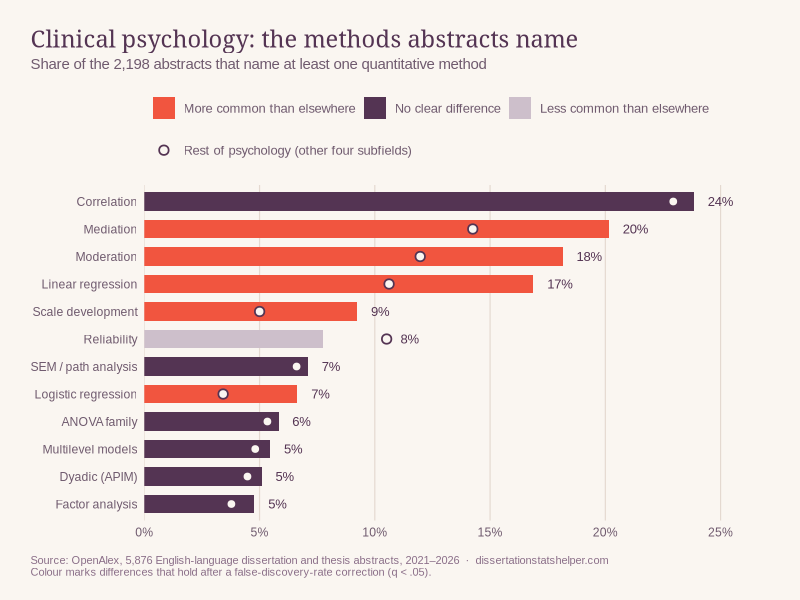
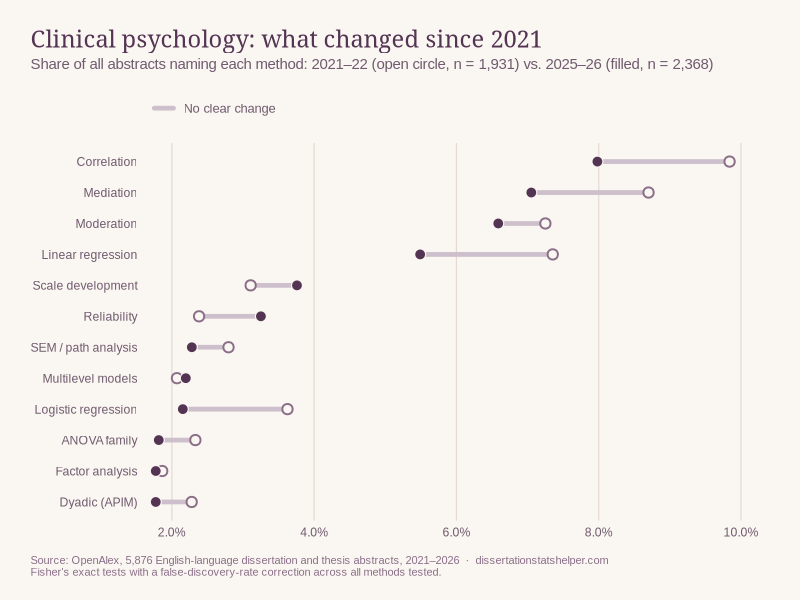
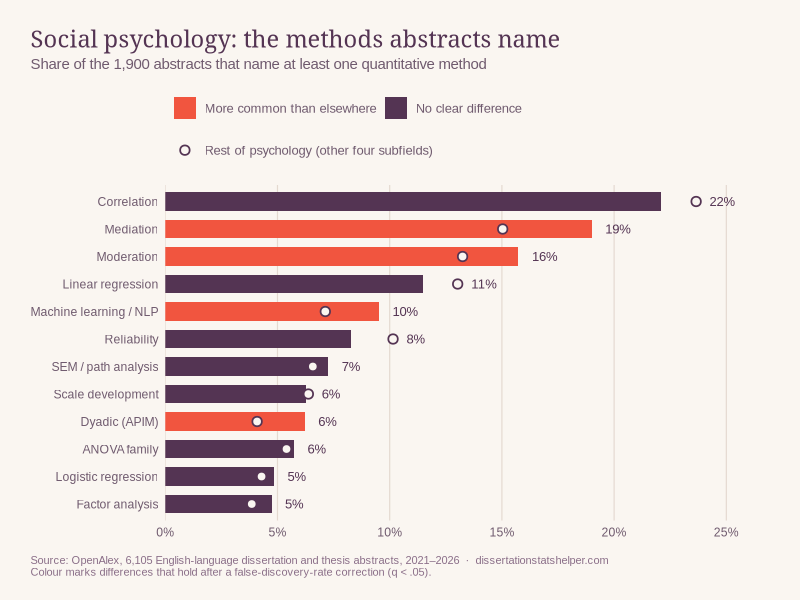
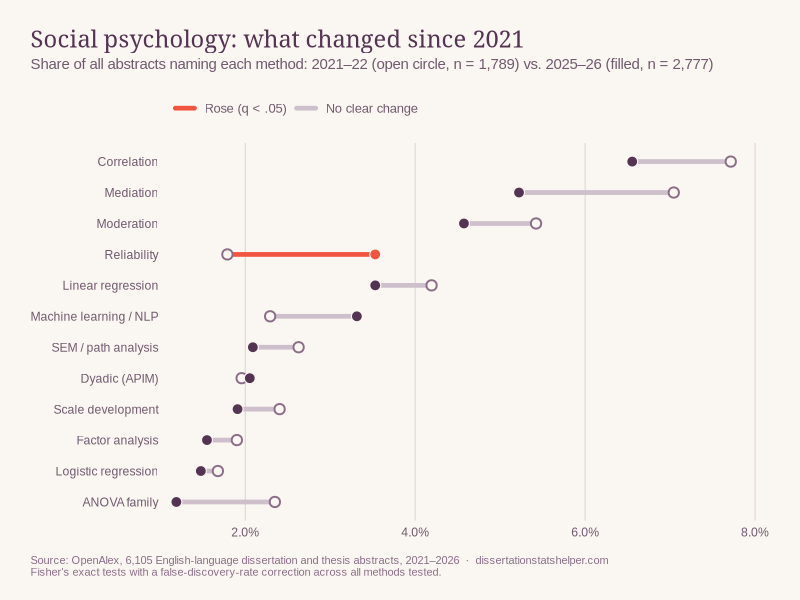
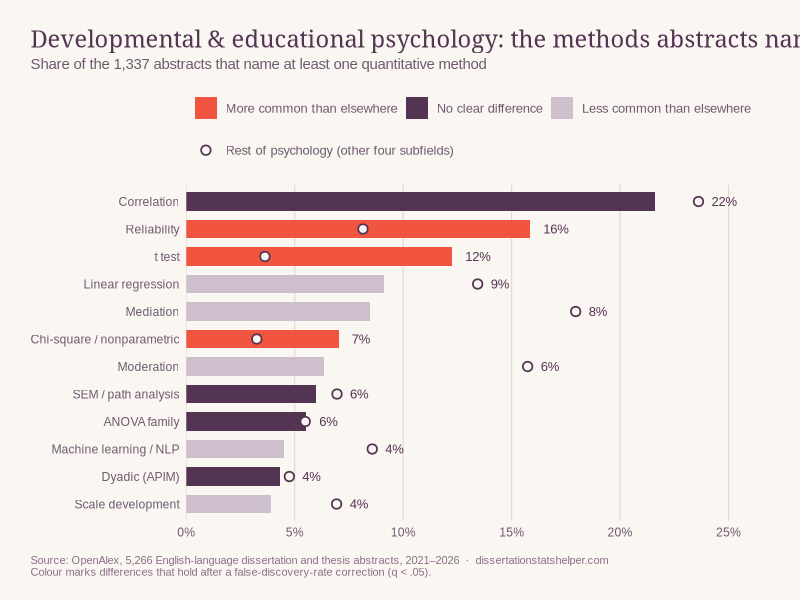
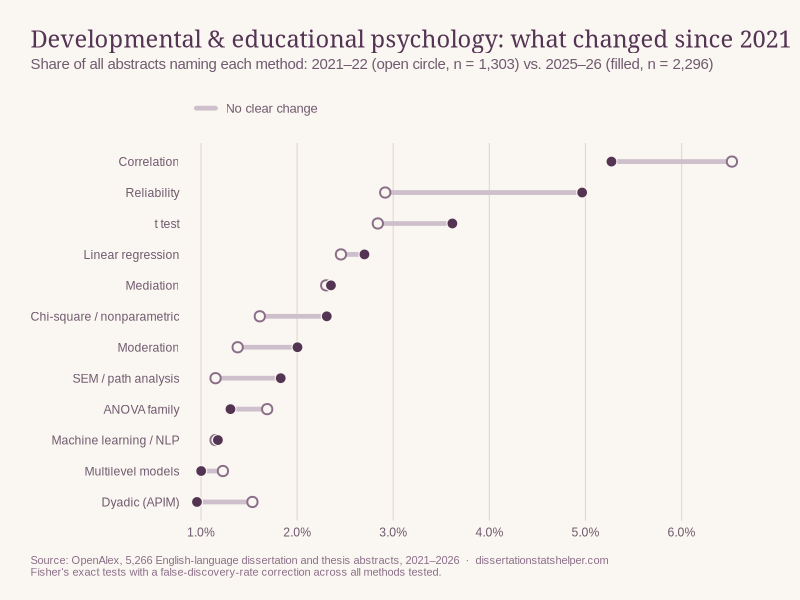
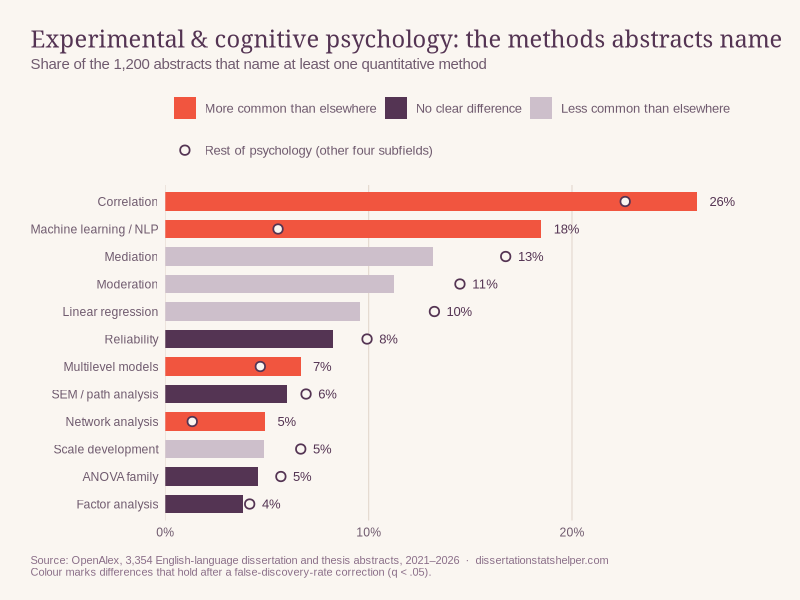
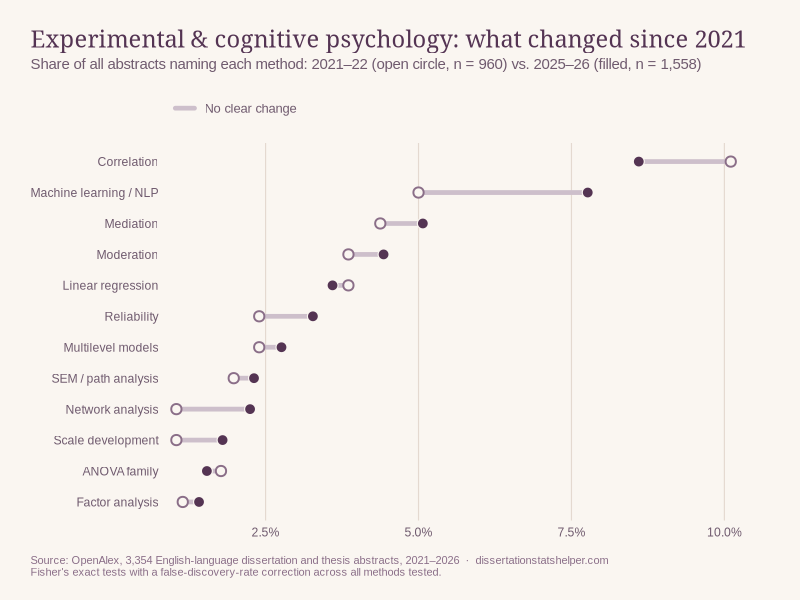

These charts were generated, in order, by the following R code:
# Charts for the Dissertation Stats Helper blog series "Methods in psychology dissertations".
# Input: psych_subfields/{summary,methods,trends}.csv from analyze_subfields.py.
# Output: PNGs in the DSH site (dist/images/blog/psych-methods/) and psych_subfields/post_stats.csv
# (the numbers quoted in the posts, with Benjamini-Hochberg q-values per subfield and test family).
suppressPackageStartupMessages({library(ggplot2); library(dplyr); library(tidyr); library(readr); library(forcats); library(scales)})

here <- normalizePath(".")
# Output: DSH_CHART_DIR if set; otherwise the DSH site's image folder when it sits next to this project; otherwise charts/.
site <- file.path(here, "..", "..", "..", "Dissertation Stats Helper", "standalone", "dist", "images", "blog", "psych-methods")
out <- normalizePath(Sys.getenv("DSH_CHART_DIR", if (dir.exists(dirname(site))) site else file.path(here, "charts", "psych-methods")), mustWork = FALSE)
dir.create(out, recursive = TRUE, showWarnings = FALSE)

plum <- "#543453"; coral <- "#F1553F"; cream <- "#FAF6F1"; mauve <- "#8A6E88"; rule <- "#E4D9D0"; deep <- "#6F5A6E"; pale <- "#CDBFCB"
short <- c(
  "Correlation" = "Correlation", "Mediation" = "Mediation", "Moderation / interactions" = "Moderation",
  "Linear / multiple / hierarchical regression" = "Linear regression", "Reliability (alpha, omega, ICC)" = "Reliability",
  "Machine learning / NLP" = "Machine learning / NLP", "Growth curve / trajectories" = "Growth models",
  "SEM / path analysis" = "SEM / path analysis", "Scale development / psychometric validation" = "Scale development",
  "ANOVA / ANCOVA / MANOVA" = "ANOVA family", "t test" = "t test", "Logistic / ordinal / multinomial regression" = "Logistic regression",
  "Multilevel / mixed-effects models" = "Multilevel models", "Chi-square / nonparametric" = "Chi-square / nonparametric",
  "Factor analysis (EFA/CFA)" = "Factor analysis", "Dyadic / APIM" = "Dyadic (APIM)", "Latent profile / class / mixture" = "Latent profile / class",
  "Network analysis (psychometric networks)" = "Network analysis", "Time series / dynamic models (VAR, DSEM)" = "Time series",
  "Text analysis (LIWC, sentiment, topic models)" = "Text analysis", "Bayesian" = "Bayesian", "Cluster analysis" = "Cluster analysis",
  "IRT / Rasch / DIF" = "IRT / Rasch", "Count models (Poisson, negative binomial)" = "Count models", "Survival / time-to-event" = "Survival analysis",
  "Missing data / multiple imputation" = "Missing data methods", "Power analysis reported" = "Power analysis")
subs <- c(clinical = "Clinical", social = "Social", developmental_educational = "Developmental & educational",
          experimental_cognitive = "Experimental & cognitive", applied = "Applied")

summary <- read_csv("psych_subfields/summary.csv", show_col_types = FALSE)
methods <- read_csv("psych_subfields/methods.csv", show_col_types = FALSE) %>% mutate(label = short[method])
trends <- read_csv("psych_subfields/trends.csv", show_col_types = FALSE) %>% mutate(label = short[method])
stopifnot(!anyNA(methods$label), !anyNA(trends$label))

# Fisher's exact tests (robust for rare methods), one family per subfield and question, adjusted with Benjamini-Hochberg.
fisher_p <- function(x1, n1, x2, n2) mapply(function(a, b, c, d) fisher.test(matrix(c(a, b - a, c, d - c), 2))$p.value, x1, n1, x2, n2)
all_q <- methods %>% filter(subfield == "all") %>% select(method, all_x = x_quant, all_n = n_quant)
methods <- methods %>% left_join(all_q, by = "method") %>%
  mutate(p_vs_rest = if_else(subfield == "all", NA_real_, fisher_p(x_quant, n_quant, all_x - x_quant, all_n - n_quant)))
trends <- trends %>% mutate(p = fisher_p(early_x, early_n, late_x, late_n))
methods <- methods %>% group_by(subfield) %>% mutate(q_vs_rest = if (all(is.na(p_vs_rest))) NA_real_ else p.adjust(p_vs_rest, "BH")) %>% ungroup() %>%
  mutate(contrast = case_when(!is.na(q_vs_rest) & q_vs_rest < .05 & share_quant > rest_share_quant ~ "More common than elsewhere",
                              !is.na(q_vs_rest) & q_vs_rest < .05 ~ "Less common than elsewhere",
                              TRUE ~ "No clear difference"))
trends <- trends %>% group_by(subfield) %>% mutate(q = p.adjust(p, "BH")) %>% ungroup()
write_csv(left_join(methods, trends %>% select(subfield, method, early_x, early_n, late_x, late_n, early_share, late_share, p_trend = p, q_trend = q),
                    by = c("subfield", "method")), "psych_subfields/post_stats.csv")

source_line <- function(n) sprintf("Source: OpenAlex, %s English-language dissertation and thesis abstracts, 2021–2026  ·  dissertationstatshelper.com", comma(n))
theme_dsh <- function(base = 11) {
  theme_minimal(base_size = base, base_family = "Arial") +
    theme(plot.background = element_rect(fill = cream, colour = NA), panel.background = element_rect(fill = cream, colour = NA),
          text = element_text(colour = plum), axis.text = element_text(colour = deep), axis.title = element_text(colour = deep, size = rel(.9)),
          plot.title = element_text(family = "Georgia", size = rel(1.55), colour = plum, margin = margin(b = 4)),
          plot.subtitle = element_text(colour = deep, size = rel(.98), margin = margin(b = 12), lineheight = 1.15),
          plot.caption = element_text(colour = mauve, size = rel(.72), hjust = 0, margin = margin(t = 12)), plot.caption.position = "plot",
          plot.title.position = "plot", panel.grid.major.y = element_blank(), panel.grid.minor = element_blank(),
          panel.grid.major.x = element_line(colour = rule, linewidth = .4), legend.position = "top", legend.justification = "left",
          legend.text = element_text(colour = deep, size = rel(.85)), legend.title = element_blank(), legend.box = "vertical", legend.box.just = "left", legend.spacing.y = unit(2, "pt"), plot.margin = margin(22, 26, 16, 22),
          strip.text = element_text(family = "Georgia", colour = plum, size = rel(1.05), hjust = 0))
}
save <- function(p, name, h = 1000) ggsave(file.path(out, name), p, device = ragg::agg_png, width = 1600, height = h, units = "px", dpi = 200, bg = cream)

# Per-subfield chart 1: the methods named most, against the rest of psychology.
methods_chart <- function(key) {
  d <- methods %>% filter(subfield == key) %>% slice_max(share_quant, n = 12, with_ties = FALSE) %>% mutate(label = fct_reorder(label, share_quant))
  n_q <- d$n_quant[1]; n_all <- summary$abstracts[summary$subfield == key]
  ggplot(d, aes(y = label)) +
    geom_col(aes(x = share_quant, fill = contrast), width = .68) +
    geom_point(data = function(x) filter(x, !is.na(rest_share_quant)), aes(x = rest_share_quant, shape = "Rest of psychology (other four subfields)"), size = 2.6, colour = plum, fill = cream, stroke = .9) +
    geom_text(aes(x = pmax(share_quant, coalesce(rest_share_quant, 0)) + .006, label = percent(share_quant, 1)), hjust = 0, size = 3.3, colour = plum, family = "Arial") +
    scale_fill_manual(values = c("More common than elsewhere" = coral, "No clear difference" = plum, "Less common than elsewhere" = pale),
                      breaks = c("More common than elsewhere", "No clear difference", "Less common than elsewhere")) +
    scale_shape_manual(values = c("Rest of psychology (other four subfields)" = 21)) +
    scale_x_continuous(labels = percent_format(1), expand = expansion(mult = c(0, .1))) +
    guides(fill = guide_legend(order = 1, nrow = 1), shape = guide_legend(order = 2)) +
    labs(title = sprintf("%s psychology: the methods abstracts name", c(subs, all = "All")[[key]]),
         subtitle = sprintf("Share of the %s abstracts that name at least one quantitative method", comma(n_q)),
         x = NULL, y = NULL, caption = paste0(source_line(n_all), "\nColour marks differences that hold after a false-discovery-rate correction (q < .05).")) +
    theme_dsh()
}

# Chart 2: what changed between 2021-22 and 2025-26 (share of all abstracts).
trend_chart <- function(key, title) {
  d <- trends %>% filter(subfield == key, early_x + late_x >= 15) %>% slice_max(early_x + late_x, n = 12, with_ties = FALSE) %>%
    mutate(sig = factor(if_else(q < .05, if_else(late_share > early_share, "Rose (q < .05)", "Fell (q < .05)"), "No clear change"),
                        levels = c("Rose (q < .05)", "Fell (q < .05)", "No clear change")),
           label = fct_reorder(label, late_share))
  n_all <- summary$abstracts[summary$subfield == key]
  ggplot(d, aes(y = label)) +
    geom_segment(aes(x = early_share, xend = late_share, yend = label, colour = sig), linewidth = 1.6, lineend = "round") +
    geom_point(aes(x = early_share), shape = 21, size = 2.8, colour = mauve, fill = cream, stroke = 1) +
    geom_point(aes(x = late_share, fill = sig), shape = 21, colour = cream, size = 3.3, stroke = .6, show.legend = FALSE) +
    scale_fill_manual(values = c("Rose (q < .05)" = coral, "Fell (q < .05)" = plum, "No clear change" = plum), drop = FALSE) +
    scale_colour_manual(values = c("Rose (q < .05)" = coral, "Fell (q < .05)" = mauve, "No clear change" = pale), drop = TRUE,
                        breaks = c("Rose (q < .05)", "Fell (q < .05)", "No clear change")) +
    scale_x_continuous(labels = percent_format(.1), expand = expansion(mult = c(.02, .06))) +
    labs(title = title, subtitle = sprintf("Share of all abstracts naming each method: 2021–22 (open circle, n = %s) vs. 2025–26 (filled, n = %s)",
                                           comma(d$early_n[1]), comma(d$late_n[1])),
         x = NULL, y = NULL, caption = paste0(source_line(n_all), "\nFisher's exact tests with a false-discovery-rate correction across all methods tested.")) +
    theme_dsh()
}

for (key in names(subs)) {
  save(methods_chart(key), sprintf("%s-methods.png", gsub("_", "-", key)), 1080)
  save(trend_chart(key, sprintf("%s psychology: what changed since 2021", subs[[key]])), sprintf("%s-trends.png", gsub("_", "-", key)), 1000)
}

# Hub chart 1: method fingerprint across subfields.
top <- methods %>% filter(subfield == "all") %>% slice_max(share_quant, n = 14, with_ties = FALSE)
d <- methods %>% filter(subfield %in% names(subs), method %in% top$method) %>%
  mutate(sub = factor(subs[subfield], levels = subs), label = factor(label, levels = rev(short[top$method])),
         txt = if_else(share_quant >= .16, cream, plum), hi = contrast == "More common than elsewhere")
p <- ggplot(d, aes(x = sub, y = label)) +
  geom_tile(aes(fill = share_quant), colour = cream, linewidth = 1.4) +
  geom_tile(data = filter(d, hi), fill = NA, colour = coral, linewidth = 1.1, width = .9, height = .82) +
  geom_text(aes(label = percent(share_quant, 1), colour = txt), size = 3.2, family = "Arial") +
  scale_fill_gradient(low = "#F1E8E1", high = plum, labels = percent_format(1), guide = "none") + scale_colour_identity() +
  scale_x_discrete(position = "top", labels = function(x) gsub(" & ", " &\n", x)) +
  labs(title = "Each subfield has its own methods fingerprint",
       subtitle = "Share of each subfield's method-naming abstracts that name the method.
Coral outline: more common than in the other four subfields (q < .05).",
       x = NULL, y = NULL, caption = source_line(summary$abstracts[summary$subfield == "all"])) +
  theme_dsh() + theme(panel.grid.major.x = element_blank(), axis.text.x.top = element_text(colour = plum, face = "bold", size = 9.5, lineheight = .95),
                      plot.subtitle = element_text(size = 9.6))
save(p, "psychology-fingerprint.png", 1400)

# Hub chart 2: design mix by subfield.
dm <- summary %>% filter(subfield != "all") %>%
  transmute(sub = factor(subs[subfield], levels = rev(subs)), `Names a quantitative method` = quant_share,
            `Qualitative` = `Qualitative (thematic, IPA, grounded theory, interviews)`, `Experiment` = `Experiment / randomized design`,
            `Review or meta-analysis` = `Systematic review / meta-analysis`) %>%
  pivot_longer(-sub) %>% mutate(name = factor(name, levels = c("Names a quantitative method", "Qualitative", "Experiment", "Review or meta-analysis")))
overall <- summary %>% filter(subfield == "all")
ov <- tibble(name = factor(levels(dm$name), levels = levels(dm$name)),
             value = c(overall$quant_share, overall$`Qualitative (thematic, IPA, grounded theory, interviews)`, overall$`Experiment / randomized design`, overall$`Systematic review / meta-analysis`))
p <- ggplot(dm, aes(x = value, y = sub)) +
  geom_vline(data = ov, aes(xintercept = value), colour = coral, linewidth = .8, linetype = "22") +
  geom_col(fill = plum, width = .62) +
  geom_label(aes(label = percent(value, 1)), hjust = -.12, size = 3.1, colour = plum, fill = cream, linewidth = 0,
             label.padding = unit(1.5, "pt"), family = "Arial") +
  facet_wrap(~name, nrow = 1, scales = "free_x", labeller = as_labeller(function(x) sub("Names a quantitative method", "Names a quant. method", sub("Review or meta-analysis", "Review / meta-analysis", x)))) +
  scale_x_continuous(labels = percent_format(1), expand = expansion(mult = c(0, .32)), breaks = pretty_breaks(3)) +
  labs(title = "Most abstracts don't name a statistical method",
       subtitle = "Share of all abstracts in each subfield. Dashed coral line: psychology overall.", x = NULL, y = NULL,
       caption = source_line(overall$abstracts)) +
  theme_dsh() + theme(panel.spacing.x = unit(18, "pt"), axis.text.x = element_text(size = 7.5), strip.text = element_text(size = 9.5))
save(p, "psychology-design-mix.png", 900)

save(methods_chart("all") + labs(title = "Psychology dissertations: the methods abstracts name") + guides(fill = "none", shape = "none") +
       labs(caption = source_line(overall$abstracts)) + aes(fill = "No clear difference"), "psychology-methods.png", 1000)
save(trend_chart("all", "Psychology overall: what changed since 2021"), "psychology-trends.png", 1000)
cat("charts written to", out, "\n"); print(list.files(out))
